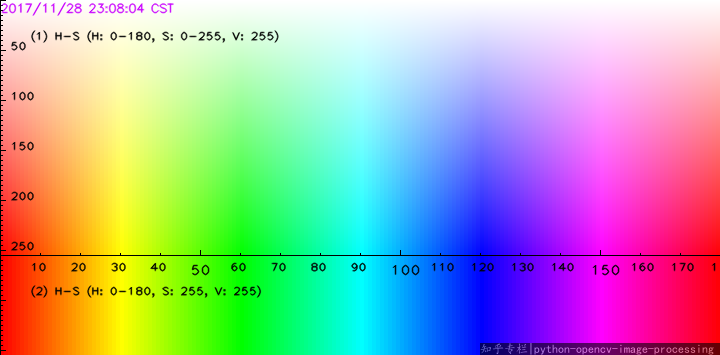
#> input picture Imagenes/HSV.png, 720 x 355 px, given in place of nabo.jpg, which was not available
$ jupyter execute --allow-errors 'Numero 5.ipynb'   (Python 2 division)
#> lines starting #> are read from the running program, lines starting #| are printed output that depends on the picture; after the words box and inside, x2 and y2 are one past the last pixel; in counts of white or black regions, pixels touching at a corner belong together; pictures that were not available may be replaced by others from this repository, and a replacement may not be noted
[cell 1]
import cv2 as cv
import numpy as np

[cell 2]
# APLICAR FILTROS DE COLOR
img = cv.imread('C:/Users/kalan/Desktop/nabo.jpg',1)
#> img is the input picture: shape (355, 720, 3); mean B, G, R 170.7, 171.1, 169.8

zeros = np.zeros(img.shape[:2], dtype='uint8')
imgN = cv.cvtColor(img, cv.COLOR_BGR2RGB)
(b,g,r) = cv.split(img)

cv.imshow('b',b)
cv.imshow('g',g)
cv.imshow('r',r)

cv.imshow('b1', cv.merge([b,zeros,zeros]))
cv.imshow('g1', cv.merge([zeros,g,zeros]))
cv.imshow('r1', cv.merge([zeros,zeros,r]))
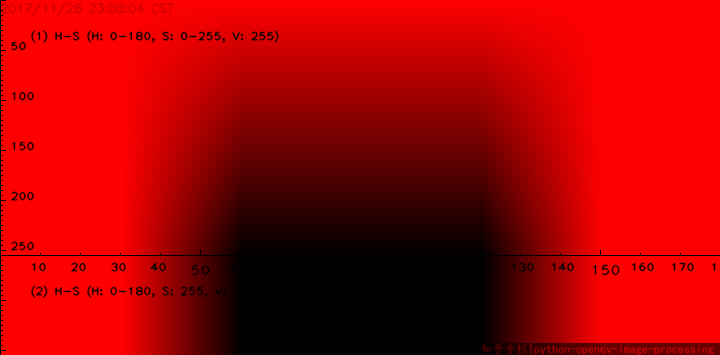
#> window 'r1': shape (355, 720, 3); mean B, G, R 0, 0, 169.8

cv.imshow('img', img)
cv.imshow('imgN', imgN)
cv.imshow('zeros', zeros)

cv.waitKey(0)
cv.destroyAllWindows()

[cell 3]
# FILTRAR VALORES DE LA IMAGEN Y OBTENER DATOS PERSONALIZADOS
img = cv.imread('C:/Users/kalan/Desktop/nabo.jpg',0)
#> img: shape (355, 720); min 0, max 255, mean 170.2

w,h = (img.shape)
#> w = 355; h = 720
img1 = img.copy()
img2 = img.copy()
img3 = img.copy()
img4 = img.copy()
img5 = img.copy()

# [6 lines of commented-out code are left out]

for i in range(w):
    for j in range(h):
            img1[i,j]= img1[i,j]-100
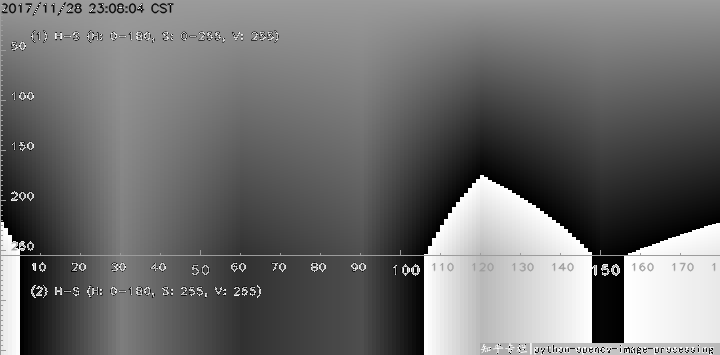
#> img1: shape (355, 720); min 0, max 255, mean 111.2

for i in range(w):
    for j in range(h):
            img2[i,j]= img2[i,j]+100
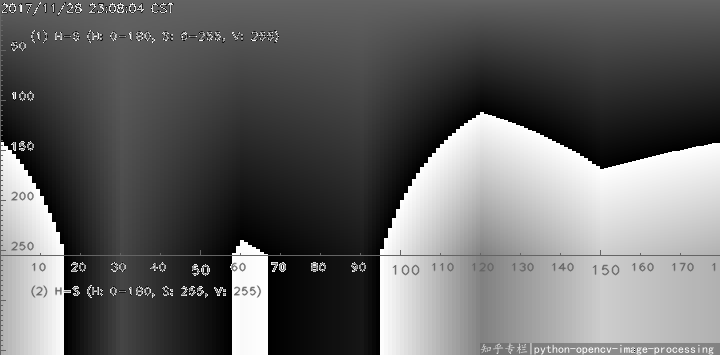
#> img2: shape (355, 720); min 0, max 255, mean 101.3

for i in range(w):
    for j in range(h):
        if (img3[i,j] > 200):
            img3[i,j]= 1
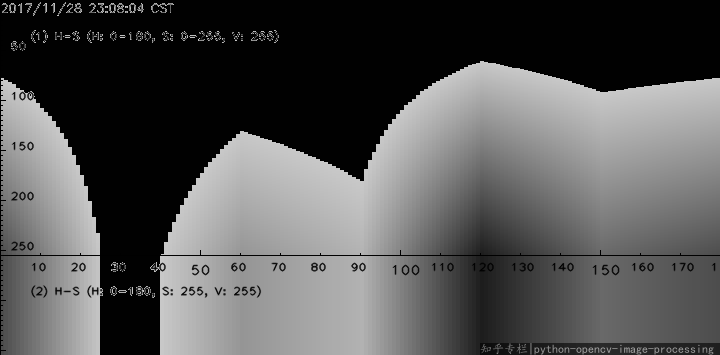
#> img3: shape (355, 720); min 0, max 200, mean 84.9

for i in range(w):
    for j in range(h):
        if (img4[i,j] < 200):
            img4[i,j]= 1
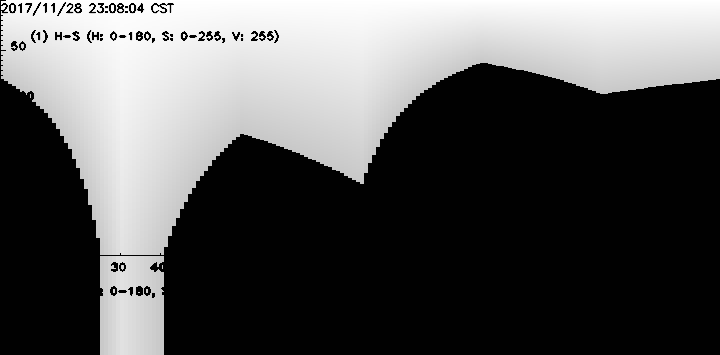
#> img4: shape (355, 720); min 1, max 255, mean 87.7

for i in range(w):
    for j in range(h):
        if (img5[i,j] > 200):
            img5[i,j]= 100
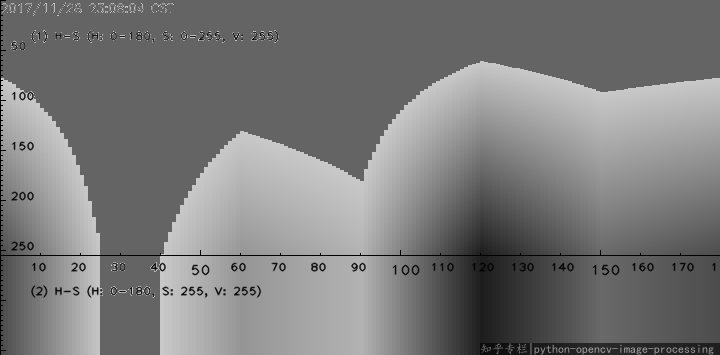
#> img5: shape (355, 720); min 0, max 200, mean 122.2


cv.imshow('Img1', img1)
cv.imshow('Img2', img2)
cv.imshow('Img3', img3)
cv.imshow('Img4', img4)
cv.imshow('Img5', img2)

#cv.imshow('Ejemplo', img)
cv.waitKey(0)
cv.destroyAllWindows()

#> (a cell that did not finish here is left out)

[cell 5]
# MODELO DE COLOR HSV 05/09/2023

cap = cv.VideoCapture(0)

img1 = cap.read()
#> (the rest of this cell did not finish here and is left out)

[cell 6]
# OBTENER, FILTRAR Y MODIFICAR EN TIEMPO REAL
import cv2 as cv
import numpy as np

cap = cv.VideoCapture(0)
# cap = cv.VideoCapture('Dirección de video')

if not cap.isOpened():
    print("No se puede abrir la cámara")
    exit()
while True:
    ret, img1 = cap.read()
    img2 = cv.cvtColor(img1, cv.COLOR_BGR2RGB)
    img3 = cv.cvtColor(img2, cv.COLOR_RGB2HSV)
#> img3: shape (355, 720, 3); mean H, S, V 89.4, 162.1, 249.9

    umbralBajo = (150, 80, 80)
    umbralAlto = (160, 255, 255)
    # umbralBajoB = (170, 80, 80)
    # umbralAltoB = (180, 255,255)

    mascara1 = cv.inRange(img3, umbralBajo, umbralAlto)
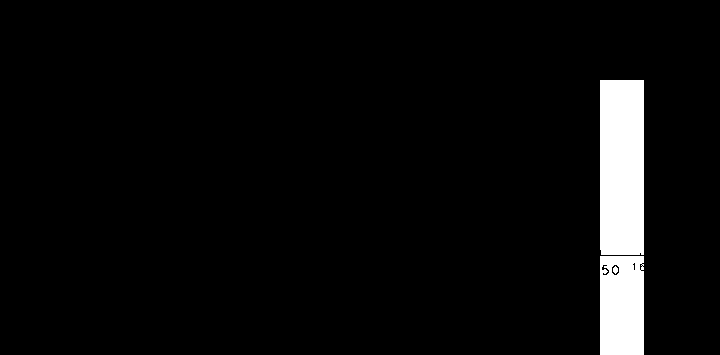
#> mascara1: shape (355, 720); 4.7% white; 3 white regions, box (x1, y1, x2, y2) and area: (600, 80, 644, 255) 7693, (600, 256, 644, 355) 4247, (613, 266, 618, 274) 28
    # mascara2 = cv.inRange(img3, umbralBajoB, umbralAltoB)

    # mascara  = mascara1+mascara2

    resultado = cv.bitwise_and(img1, img1, mask=mascara1)

    cv.imshow('Img1', img1)
    cv.imshow('Img2', img2)
    cv.imshow('Img3', img3)
    cv.imshow('mascara1', mascara1)
    cv.imshow('resultado', resultado)

    if not ret:
        print("No se pudo capturar fotogramas")
        break
    if cv.waitKey(10) == ord('q'):
#> (key q is pressed here)
        break
cap.release()
cv.destroyAllWindows()

[cell 7]
# OBTENER COORDENADAS DE UN COLOR ESPECÍFICO
import cv2 as cv
import numpy as np

img1 = cv.imread('C:/Users/kalan/Desktop/tr.png',1)
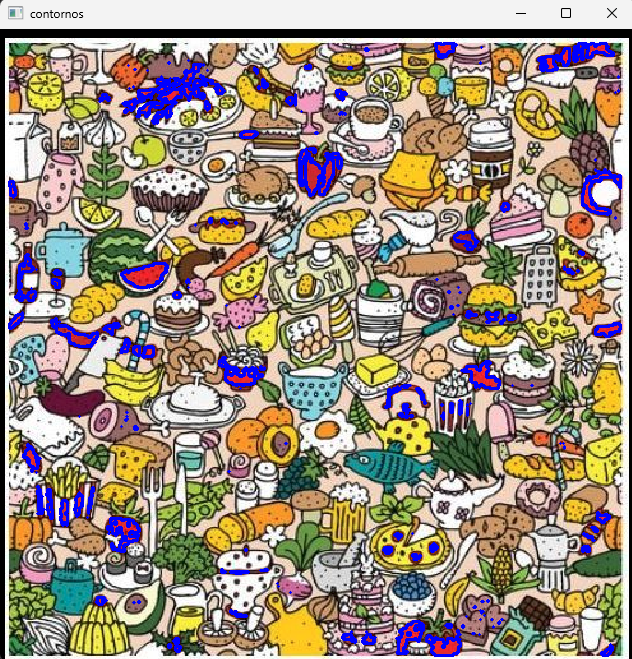
#> input picture Imagenes/ImagenContornos.png, 632 x 659 px, given in place of tr.png, which was not available
#> img1 is the input picture: shape (659, 632, 3); mean B, G, R 127.4, 143.1, 156.4
img2 = cv.cvtColor(img1, cv.COLOR_BGR2RGB)
#> img2: shape (659, 632, 3)
img3 = cv.cvtColor(img2, cv.COLOR_RGB2HSV)
#> img3: shape (659, 632, 3); mean H, S, V 44.2, 90.2, 170.3

umbralBajoRojo = (0, 170, 170)
umbralAltoRojo = (5, 255, 255)

umbralBajoRojo2 = (175, 100, 100)
umbralAltoRojo2 = (180, 255, 255)


# umbralBajoAmarillo = (25, 80, 80)
# umbralAltoAmarillo = (35, 255, 255)

mascaraRoja = cv.inRange(img3, umbralBajoRojo, umbralAltoRojo)
#> mascaraRoja: shape (659, 632); 0.17% white; 54 white regions (45 under 20 px), largest, box (x1, y1, x2, y2) and area: (150, 265, 162, 283) 99, (476, 372, 491, 386) 75, (231, 377, 249, 383) 63
mascaraRoja2 = cv.inRange(img3, umbralBajoRojo2, umbralAltoRojo2)
#> mascaraRoja2: shape (659, 632); 0.62% white; 103 white regions (71 under 20 px), largest, box (x1, y1, x2, y2) and area: (130, 265, 159, 286) 271, (307, 160, 321, 193) 231, (433, 640, 459, 654) 205

mascaraRojaFinal = cv.bitwise_or(mascaraRoja, mascaraRoja2)
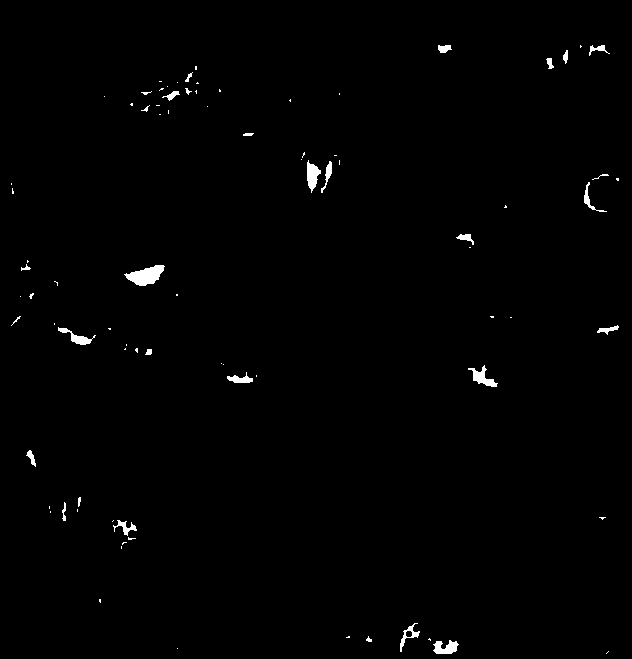
#> mascaraRojaFinal: shape (659, 632); 0.79% white; 84 white regions (55 under 20 px)


# mascaraAmarilla = cv.inRange(img3, umbralBajoAmarillo, umbralAltoAmarillo)

resultadoRojo = cv.bitwise_and(img1, img1, mask=mascaraRojaFinal)
# resultadoAmarillo = cv.bitwise_and(img1, img1, mask=mascaraAmarilla)

contoursRojo, hierarchyRojo = cv.findContours(mascaraRojaFinal, cv.RETR_TREE, cv.CHAIN_APPROX_SIMPLE)
#> contoursRojo = 85 contours, 64 with area under 20; largest, box (x1, y1, x2, y2) and area: (124, 265, 165, 286) 450, (307, 160, 321, 193) 226, (468, 365, 498, 387) 208, (433, 640, 459, 654) 201, (58, 327, 96, 345) 166
print(contoursRojo)
#> (printed output is left out)

# contoursAmarillo, hierarchyRojo = cv.findContours(mascaraAmarilla, cv.RETR_TREE, cv.CHAIN_APPROX_SIMPLE)
# print(contoursAmarillo)

# Contar el número de objetos rojos
num_objetos_rojos = len(contoursRojo)
#> num_objetos_rojos = 85
print(f"Número de objetos rojos: {num_objetos_rojos}")

# Dibujar contornos azules en la imagen original
img_contornos = img1.copy()
cv.drawContours(img_contornos, contoursRojo, -1, (255, 0, 0), 2)
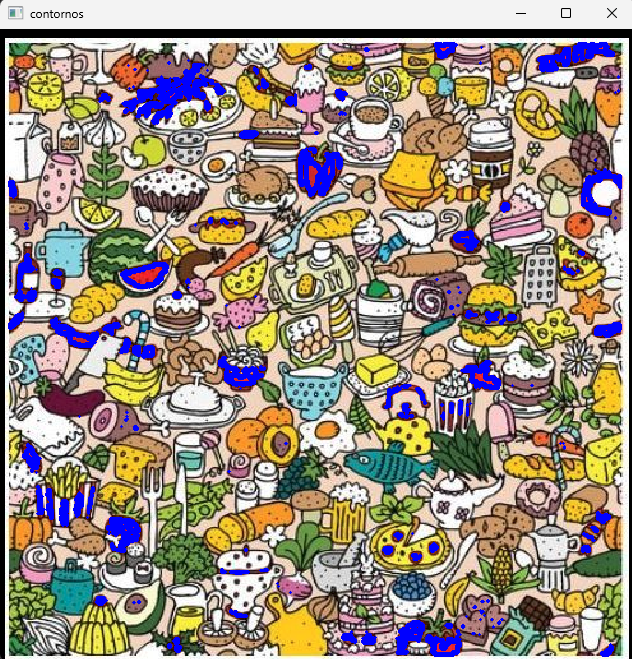
#> img_contornos: shape (659, 632, 3); 0.61% of pixels changed, all inside (x1, y1, x2, y2) = (11, 45, 619, 654)


cv.imshow('Img1', img1)
cv.imshow('mascaraRoja', mascaraRojaFinal)
# cv.imshow('mascaraAmarilla', mascaraAmarilla)
cv.imshow('resultadoRojo', resultadoRojo)
# cv.imshow('resultadoAmarillo', resultadoAmarillo)
cv.imshow('contornos', img_contornos)

cv.waitKey(0)
cv.destroyAllWindows()
